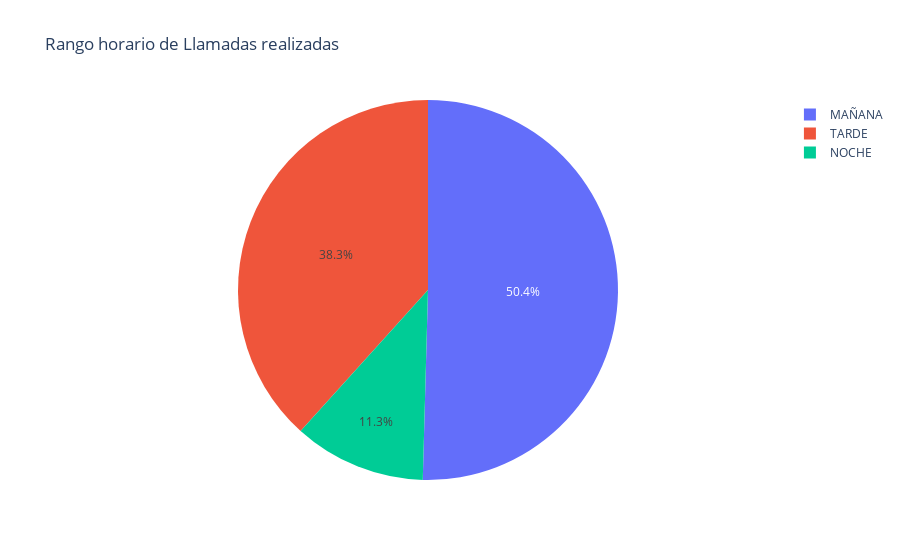

Notebook code cell kept with this figure:
### Code cell
# Gráfico por rango de hora del total de llamadas realizadas
# ==============================================================================

# Representación gráfica circular del número de llamadas por rango de hora
fig = px.pie(dataRango, values='CANTIDAD', names='RANGO', title='Rango horario de Llamadas realizadas')
fig.show()

### Figure 1 — Plotly figure (JSON) as saved in the notebook; plotly's stock layout.template omitted (floating-point values rounded to 4 significant figures)
{"data": [{"domain": {"x": [0, 1], "y": [0, 1]}, "hovertemplate": "RANGO=%{label}<br>CANTIDAD=%{value}<extra></extra>", "labels": ["MAÑANA", "TARDE", "NOCHE"], "legendgroup": "", "name": "", "showlegend": true, "type": "pie", "values": [4266, 3240, 952]}], "layout": {"legend": {"tracegroupgap": 0}, "title": {"text": "Rango horario de Llamadas realizadas"}}}
